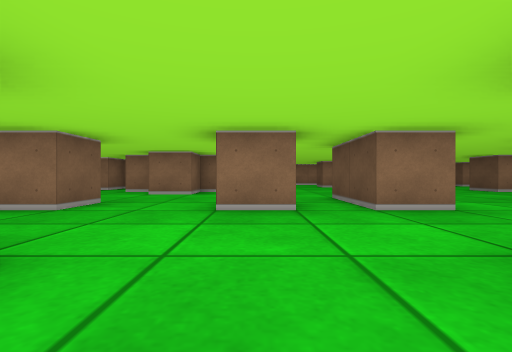
view 1 (above)

24 first-person views from a walk through a cub3D maze. The camera is about half as high as the walls, looks level and sees 85° across. The floor is counted in squares. Each view is taken from the middle of a square. On the plan, view 1 faces up. The plan holds only what a view shows up to about 9 squares ahead; the rest is blank.

view 2
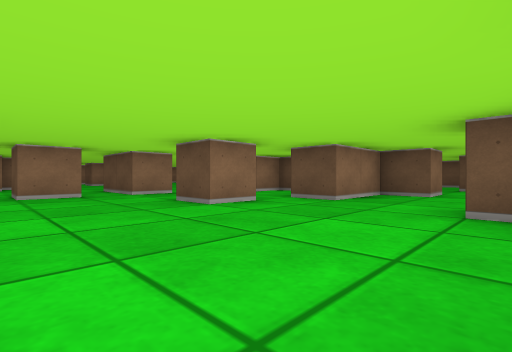

view 3
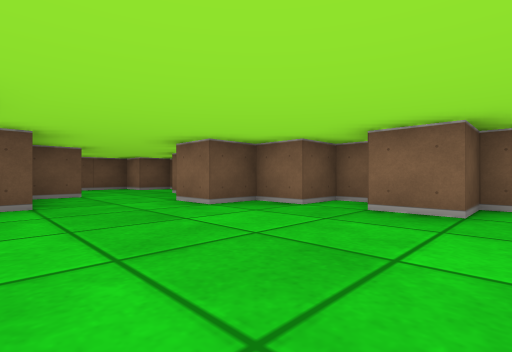

view 4
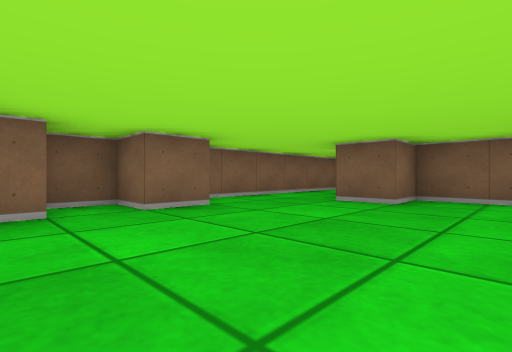

view 5
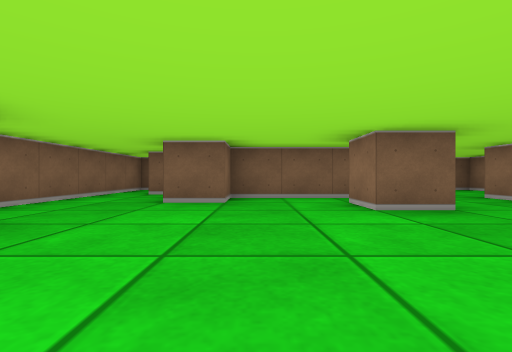

view 6
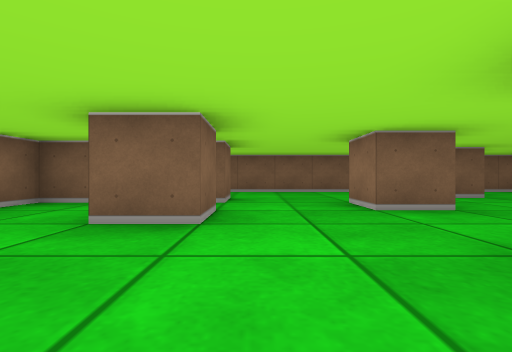

view 7
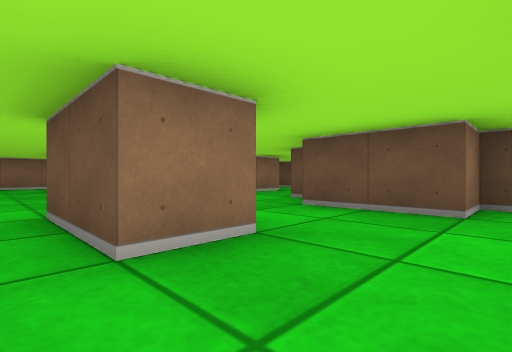

view 8
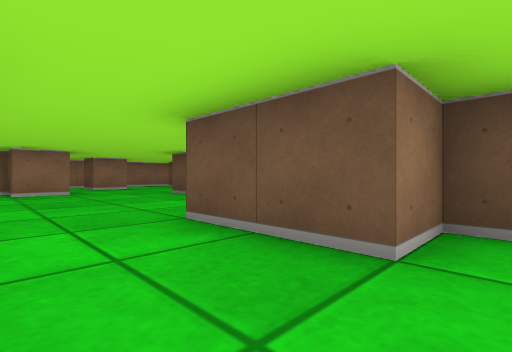

view 9
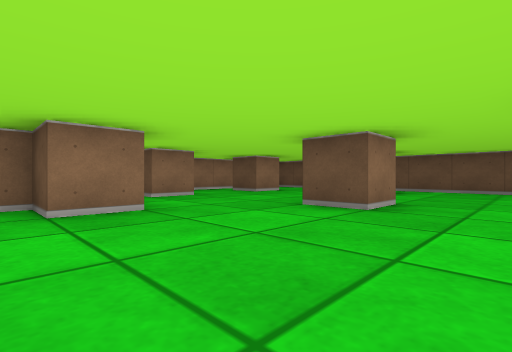

view 10
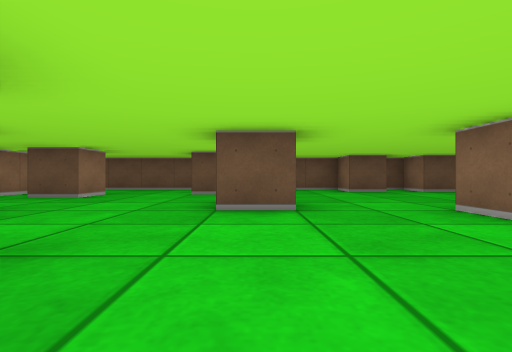

view 11
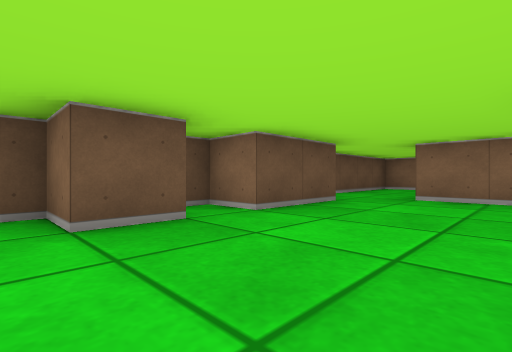

view 12
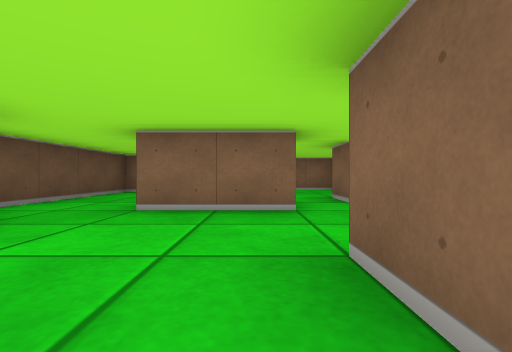

view 13
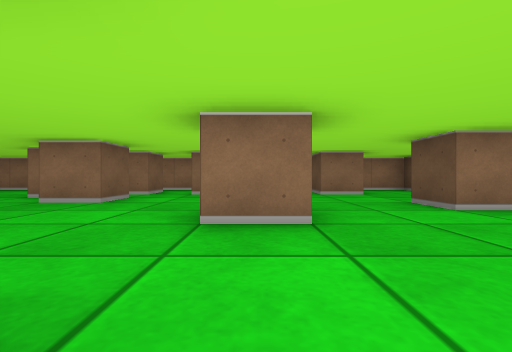

view 14
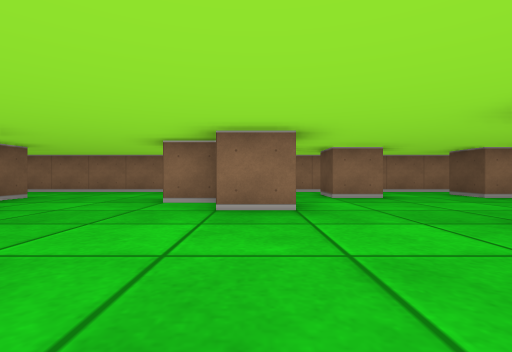

view 15
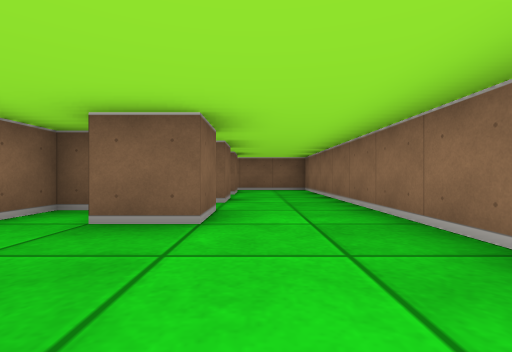

view 16
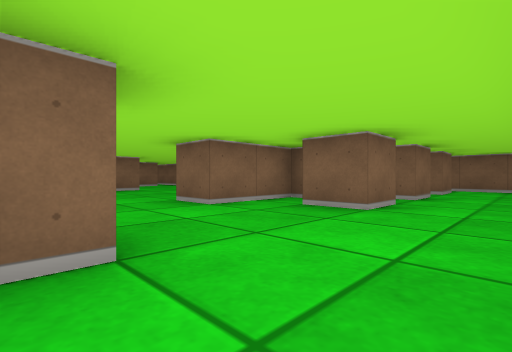

view 17
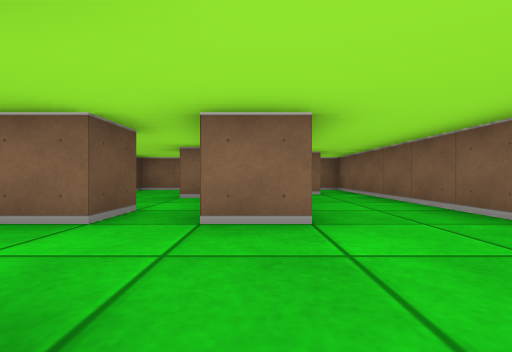

view 18
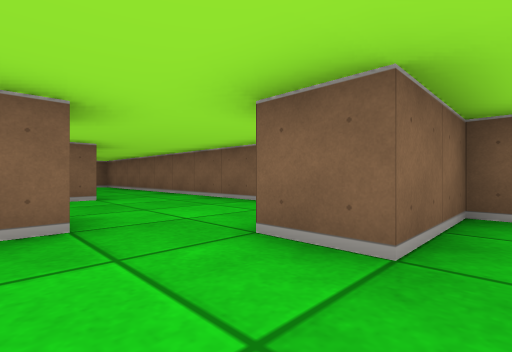

view 19
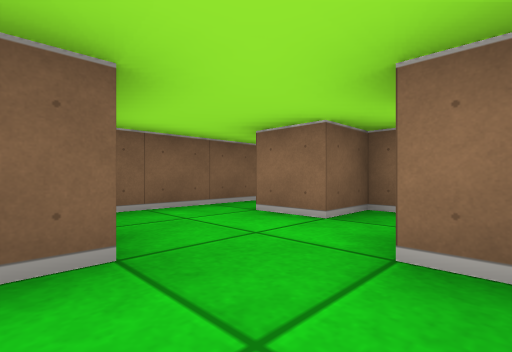

view 20
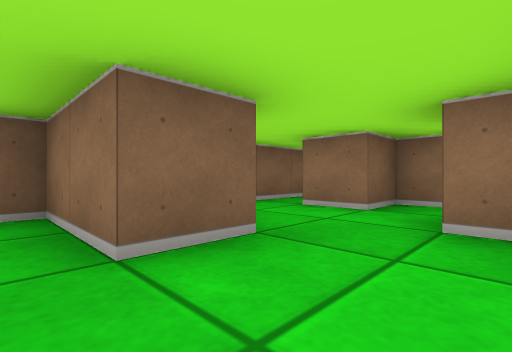

view 21
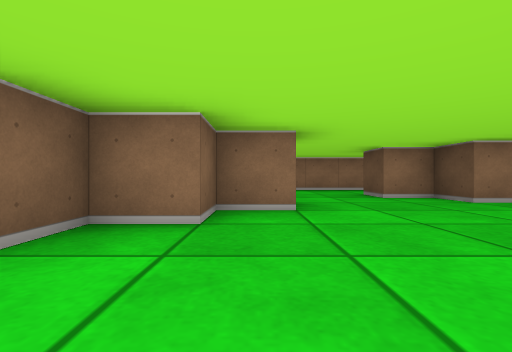

view 22
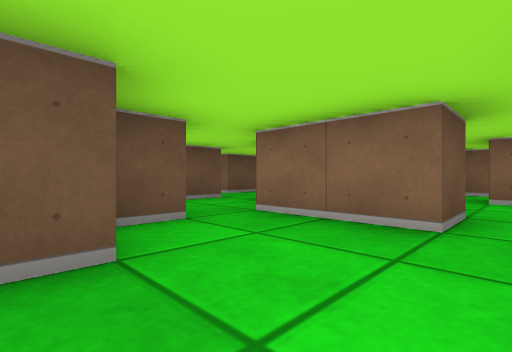

view 23
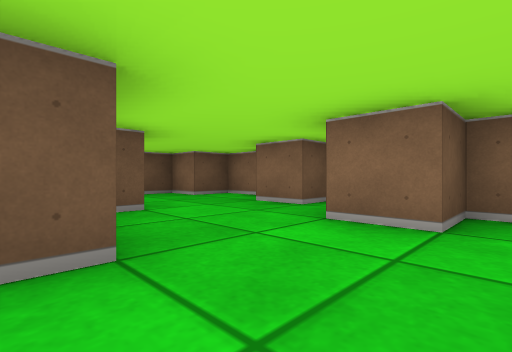

view 24
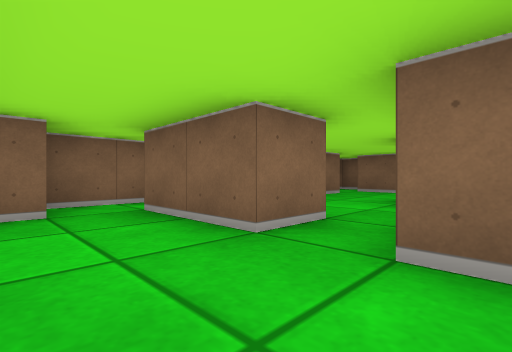

### Floor plan
Key: @ floor where view 1 was taken; # wall or solid block; . floor.
Columns run from 7 left of view 1 to 12 right of it. Each row starts with its distance up from view 1.
 14 ####################
 13 #..................#
 12 #..........#.#..#..#
 11 #.#.#.#...##.......#
 10 #.#####....#.......#
  9 #.#. ###.........#.#
  8 #...###.......#....#
  7 #....#.............#
  6 ###................#
  5 #........#...#....##
  4 #...#..#.#..## ....#
  3 #...........###...##
  2 #...........###...#
  1 #..#.#...#.........
  0 #..#...@...##..##..#
 -1 #..#........##.....#
 -2 #..##...........#..#
 -3 #.#.......#.....#..#
 -4 #......#.##.#..##.##
 -5 ###################

Positions as (right, up) in squares from view 1, and headings:
1: (0, 0), facing up
2: (-1, -3), facing up-right
3: (-1, 0), facing down-right
4: (2, 0), facing down-left
5: (2, -1), facing left
6: (1, 2), facing left
7: (1, 2), facing up-right
8: (3, 2), facing up-right
9: (3, 6), facing up-right
10: (3, 8), facing right
11: (8, 6), facing down-right
12: (8, 4), facing down
13: (7, 5), facing up
14: (4, 6), facing up
15: (2, 12), facing left
16: (3, 13), facing down-left
17: (-4, 4), facing down
18: (-3, 7), facing down-left
19: (-3, 6), facing up-left
20: (-3, 5), facing up-left
21: (0, 5), facing up
22: (3, 3), facing down-right
23: (2, 0), facing down-right
24: (11, 0), facing down-left
